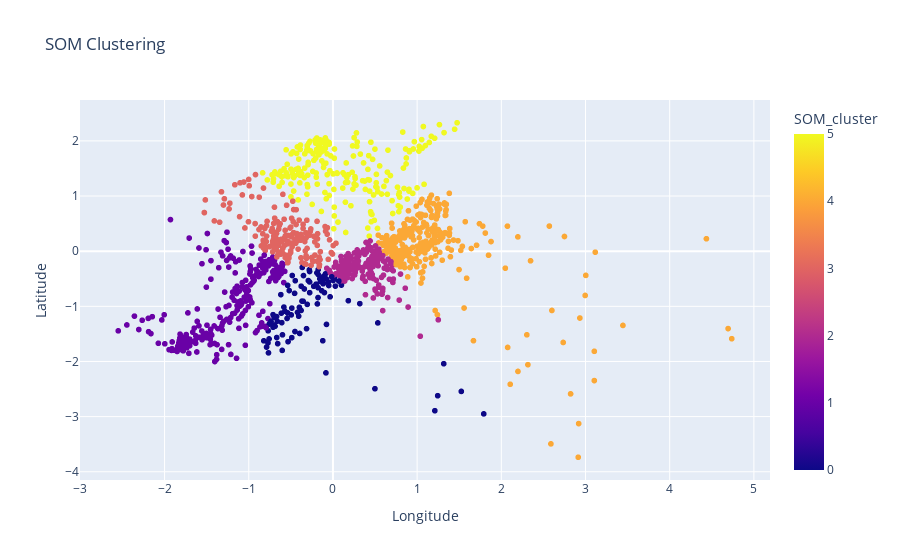
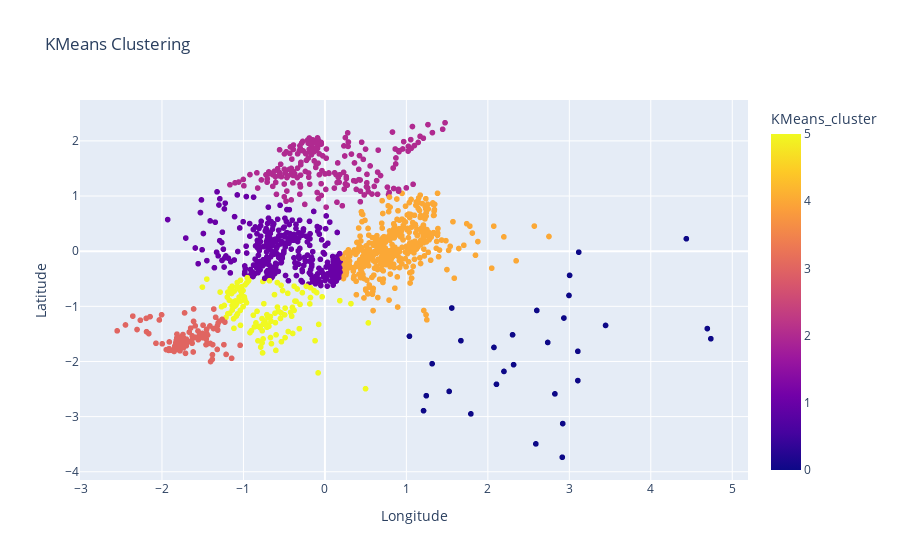
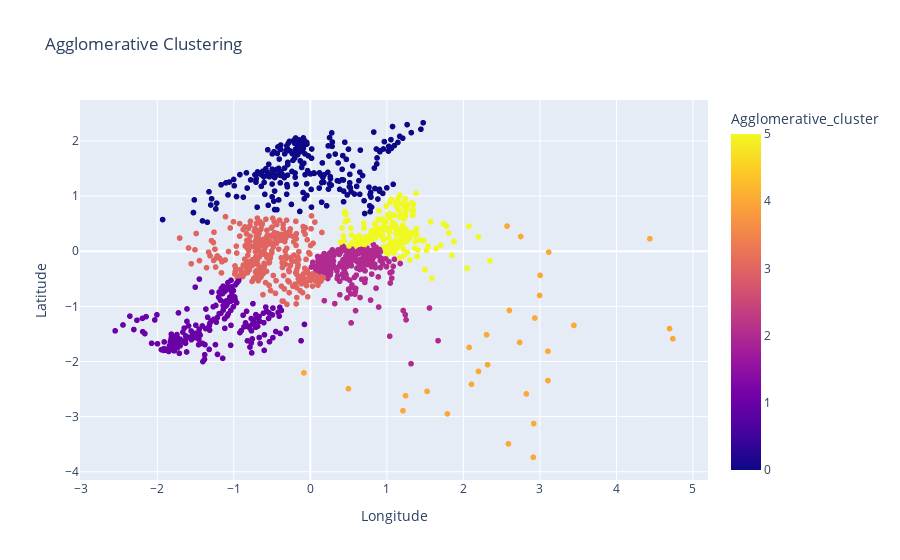
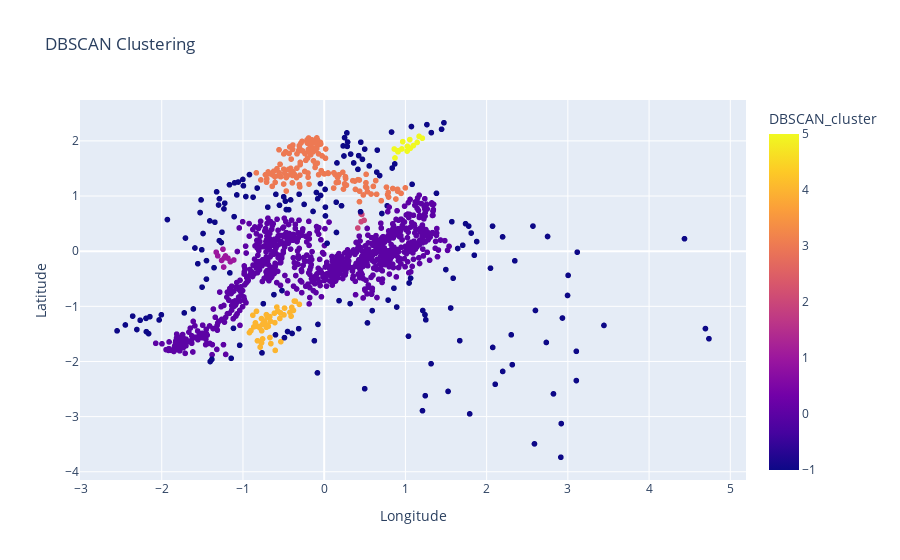

The code cell stored with these charts, in order, in its notebook:
### Markdown cell above
## 5. Solve the CFLP inside every cluster

Here, we will use the clusters to find the local optimum to the cflp inside the clusters generated with the following clustering algorithms:

- KMeans
- SOM
- AgglomerativeClustering
- DBSCAN

### Code cell
data = population.copy()
data = data.loc[:, ["lat", "lon"]]
data = StandardScaler().fit_transform(data)
data = pd.DataFrame(data, columns=["lat", "lon"], index=population.copy().index)

# Initialize dictionaries to store metrics
metrics = {
    "model": [],
    "silhouette": [],
    "davies_bouldin": [],
    "n_clusters": [],
    "time": [],
}

# Range for the number of clusters
n_clusters = 6
# models to evaluate
models = {
    "SOM": SOM(dim=2, random_state=0, m=3, n=2),
    "KMeans": KMeans(n_clusters=n_clusters, random_state=0),
    "Agglomerative": AgglomerativeClustering(n_clusters=n_clusters),
    "DBSCAN": DBSCAN(eps=0.15, min_samples=6),
}

# Calculate metrics for each number of clusters and save the best model
for model_name, model in models.items():
    start_time = time.time()
    if model_name == "SOM":
        model.fit(data[["lat", "lon"]].to_numpy())
        data[f"{model_name}_cluster"] = model.predict(data[["lat", "lon"]].to_numpy())
        metrics["silhouette"].append(
            silhouette_score(data, model.predict(data[["lat", "lon"]].to_numpy()))
        )
        metrics["davies_bouldin"].append(
            davies_bouldin_score(data, model.predict(data[["lat", "lon"]].to_numpy()))
        )
        metrics["n_clusters"].append(
            len(np.unique(model.predict(data[["lat", "lon"]].to_numpy())))
        )
    else:
        model.fit(data[["lat", "lon"]])
        data[f"{model_name}_cluster"] = model.labels_
        metrics["silhouette"].append(silhouette_score(data, model.labels_))
        metrics["davies_bouldin"].append(davies_bouldin_score(data, model.labels_))
        metrics["n_clusters"].append(len(np.unique(model.labels_)))
    metrics["time"].append(time.time() - start_time)

    metrics["model"].append(model_name)


# Create a DataFrame with the results
display(metrics)

# Plot the results in a map that shows the contours of the clusters and of Colombia
for model_name, model in models.items():
    fig = px.scatter(
        data,
        x="lon",
        y="lat",
        color=f"{model_name}_cluster",
        title=f"{model_name} Clustering",
        labels={"lat": "Latitude", "lon": "Longitude"},
    )

    fig.update_geos(
        fitbounds="locations",
        showcountries=True,
        countrycolor="Black",
        showland=True,
        landcolor="LightGreen",
    )

    fig.show()

### Figure 1 — Plotly figure (JSON) as saved in the notebook; plotly's stock layout.template omitted (floating-point values rounded to 4 significant figures; data arrays with more than 128 entries replaced by an {"elided": "..."} marker saying what was removed)
{"data": [{"hovertemplate": "Longitude=%{x}<br>Latitude=%{y}<br>SOM_cluster=%{marker.color}<extra></extra>", "legendgroup": "", "marker": {"color": {"elided": "1117 int values"}, "coloraxis": "coloraxis", "symbol": "circle"}, "mode": "markers", "name": "", "showlegend": false, "type": "scattergl", "x": {"elided": "1117 float values"}, "xaxis": "x", "y": {"elided": "1117 float values"}, "yaxis": "y"}], "layout": {"coloraxis": {"colorbar": {"title": {"text": "SOM_cluster"}}, "colorscale": [[0, "#0d0887"], [0.1111, "#46039f"], [0.2222, "#7201a8"], [0.3333, "#9c179e"], [0.4444, "#bd3786"], [0.5556, "#d8576b"], [0.6667, "#ed7953"], [0.7778, "#fb9f3a"], [0.8889, "#fdca26"], [1, "#f0f921"]]}, "geo": {"countrycolor": "Black", "fitbounds": "locations", "landcolor": "LightGreen", "showcountries": true, "showland": true}, "legend": {"tracegroupgap": 0}, "title": {"text": "SOM Clustering"}, "xaxis": {"anchor": "y", "domain": [0, 1], "title": {"text": "Longitude"}}, "yaxis": {"anchor": "x", "domain": [0, 1], "title": {"text": "Latitude"}}}}

### Figure 2 — Plotly figure (JSON) as saved in the notebook; plotly's stock layout.template omitted (floating-point values rounded to 4 significant figures; data arrays with more than 128 entries replaced by an {"elided": "..."} marker saying what was removed)
{"data": [{"hovertemplate": "Longitude=%{x}<br>Latitude=%{y}<br>KMeans_cluster=%{marker.color}<extra></extra>", "legendgroup": "", "marker": {"color": {"elided": "1117 int values"}, "coloraxis": "coloraxis", "symbol": "circle"}, "mode": "markers", "name": "", "showlegend": false, "type": "scattergl", "x": {"elided": "1117 float values"}, "xaxis": "x", "y": {"elided": "1117 float values"}, "yaxis": "y"}], "layout": {"coloraxis": {"colorbar": {"title": {"text": "KMeans_cluster"}}, "colorscale": [[0, "#0d0887"], [0.1111, "#46039f"], [0.2222, "#7201a8"], [0.3333, "#9c179e"], [0.4444, "#bd3786"], [0.5556, "#d8576b"], [0.6667, "#ed7953"], [0.7778, "#fb9f3a"], [0.8889, "#fdca26"], [1, "#f0f921"]]}, "geo": {"countrycolor": "Black", "fitbounds": "locations", "landcolor": "LightGreen", "showcountries": true, "showland": true}, "legend": {"tracegroupgap": 0}, "title": {"text": "KMeans Clustering"}, "xaxis": {"anchor": "y", "domain": [0, 1], "title": {"text": "Longitude"}}, "yaxis": {"anchor": "x", "domain": [0, 1], "title": {"text": "Latitude"}}}}

### Figure 3 — Plotly figure (JSON) as saved in the notebook; plotly's stock layout.template omitted (floating-point values rounded to 4 significant figures; data arrays with more than 128 entries replaced by an {"elided": "..."} marker saying what was removed)
{"data": [{"hovertemplate": "Longitude=%{x}<br>Latitude=%{y}<br>Agglomerative_cluster=%{marker.color}<extra></extra>", "legendgroup": "", "marker": {"color": {"elided": "1117 int values"}, "coloraxis": "coloraxis", "symbol": "circle"}, "mode": "markers", "name": "", "showlegend": false, "type": "scattergl", "x": {"elided": "1117 float values"}, "xaxis": "x", "y": {"elided": "1117 float values"}, "yaxis": "y"}], "layout": {"coloraxis": {"colorbar": {"title": {"text": "Agglomerative_cluster"}}, "colorscale": [[0, "#0d0887"], [0.1111, "#46039f"], [0.2222, "#7201a8"], [0.3333, "#9c179e"], [0.4444, "#bd3786"], [0.5556, "#d8576b"], [0.6667, "#ed7953"], [0.7778, "#fb9f3a"], [0.8889, "#fdca26"], [1, "#f0f921"]]}, "geo": {"countrycolor": "Black", "fitbounds": "locations", "landcolor": "LightGreen", "showcountries": true, "showland": true}, "legend": {"tracegroupgap": 0}, "title": {"text": "Agglomerative Clustering"}, "xaxis": {"anchor": "y", "domain": [0, 1], "title": {"text": "Longitude"}}, "yaxis": {"anchor": "x", "domain": [0, 1], "title": {"text": "Latitude"}}}}

### Figure 4 — Plotly figure (JSON) as saved in the notebook; plotly's stock layout.template omitted (floating-point values rounded to 4 significant figures; data arrays with more than 128 entries replaced by an {"elided": "..."} marker saying what was removed)
{"data": [{"hovertemplate": "Longitude=%{x}<br>Latitude=%{y}<br>DBSCAN_cluster=%{marker.color}<extra></extra>", "legendgroup": "", "marker": {"color": {"elided": "1117 int values"}, "coloraxis": "coloraxis", "symbol": "circle"}, "mode": "markers", "name": "", "showlegend": false, "type": "scattergl", "x": {"elided": "1117 float values"}, "xaxis": "x", "y": {"elided": "1117 float values"}, "yaxis": "y"}], "layout": {"coloraxis": {"colorbar": {"title": {"text": "DBSCAN_cluster"}}, "colorscale": [[0, "#0d0887"], [0.1111, "#46039f"], [0.2222, "#7201a8"], [0.3333, "#9c179e"], [0.4444, "#bd3786"], [0.5556, "#d8576b"], [0.6667, "#ed7953"], [0.7778, "#fb9f3a"], [0.8889, "#fdca26"], [1, "#f0f921"]]}, "geo": {"countrycolor": "Black", "fitbounds": "locations", "landcolor": "LightGreen", "showcountries": true, "showland": true}, "legend": {"tracegroupgap": 0}, "title": {"text": "DBSCAN Clustering"}, "xaxis": {"anchor": "y", "domain": [0, 1], "title": {"text": "Longitude"}}, "yaxis": {"anchor": "x", "domain": [0, 1], "title": {"text": "Latitude"}}}}
